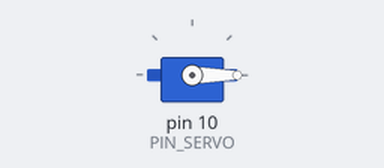
Bench run of a sketch on a simulated Arduino Uno, built with avr-gcc and run on an emulated ATmega328P. Shown: servo.

Above: at 1.05 s.
At 2.05 s:
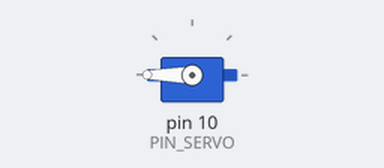
At 3.0 s:
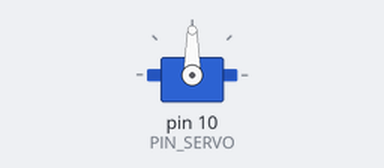
Timing chart, 0 to 5.6 s (numbered marks = the images above):
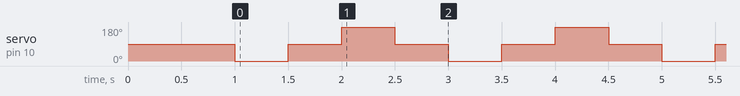

Measured:
- by itself, servo on pin 10 (PIN_SERVO): repeats every 2.0 s: 90° 0.50 s, 180° 0.50 s, 90° 0.50 s, 0° 0.50 s

The sketch:

10_example_2.ino
```cpp
#include <Servo.h>
#define PIN_SERVO 10

Servo myservo;

void setup() {
  myservo.attach(PIN_SERVO);
  myservo.write(90);
  delay(1000);
}

void loop() {
  int a = 0;
  int b = 90;
  while(1){
    myservo.write(a);
    delay(500);
    a = a + b;
    if ((a == 180) || (a == 0)){
      b = -1*b;
    }
  }
}
```
